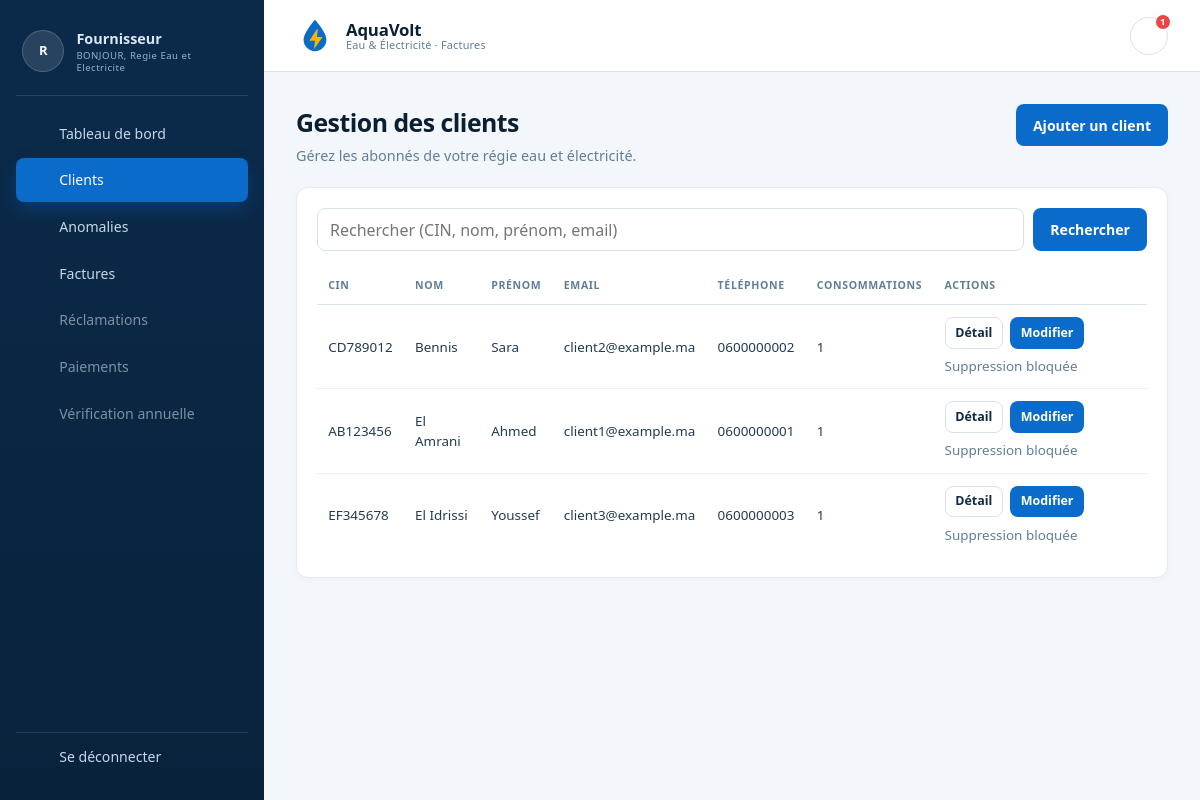
Page /Client/all (signed in) on the committed database.
### tables this page shows
CREATE TABLE client (
  id_client INT UNSIGNED NOT NULL AUTO_INCREMENT,
  id_fournisseur INT UNSIGNED NOT NULL,
  cin VARCHAR(20) NOT NULL,
  nom VARCHAR(100) NOT NULL,
  prenom VARCHAR(100) NOT NULL,
  adresse VARCHAR(255) NOT NULL,
  email VARCHAR(150) NOT NULL,
  mot_de_passe VARCHAR(255) NOT NULL,
  telephone VARCHAR(30) NULL,
  date_creation DATETIME NOT NULL DEFAULT CURRENT_TIMESTAMP,
  PRIMARY KEY (id_client),
  UNIQUE KEY uk_client_cin (cin),
  UNIQUE KEY uk_client_email (email),
  KEY idx_client_fournisseur (id_fournisseur),
  CONSTRAINT fk_client_fournisseur
    FOREIGN KEY (id_fournisseur) REFERENCES fournisseur (id_fournisseur)
    ON UPDATE CASCADE ON DELETE RESTRICT
);

### Traitement/Client.php (called while the page is built, shortened)
<?php
require_once __DIR__ . '/../BD/ClientBD.php';
function client_bd(): ClientBD
{
    return new ClientBD(db());
}
function client_exiger_fournisseur(): int
{
    return (int) $_SESSION['id_fournisseur'];
}
function client_all($id = null): void
{
    $idFournisseur = client_exiger_fournisseur();
    $search = trim((string) ($_GET['q'] ?? ''));
    $clients = client_bd()->lister($idFournisseur, $search);
    require ROOT . 'IHM/client/index.php';
}

### index.php (called while the page is built, shortened)
<?php
require_once ROOT . 'config/app.php';
require_once ROOT . 'BD/Connexion.php';
$url = trim((string) ($_GET['url'] ?? ''), '/');
$segments = $url === '' ? [] : explode('/', $url);
$controller = ucfirst(strtolower($segments[0] ?? 'Home'));
$action = strtolower($segments[1] ?? 'index');
$id = $segments[2] ?? null;
$function = strtolower($controller) . '_' . $action;
$function($id);

### BD/Connexion.php (called while the page is built, shortened)
<?php
function db(): mysqli
{
    $config = require ROOT . 'config/database.php';
    $link = mysqli_connect(
        $config['host'],
        $config['user'],
        $config['pass'],
        $config['dbname'],
        (int) $config['port']
    );
    mysqli_set_charset($link, $config['charset'] ?? 'utf8mb4');
    return $link;
}

### BD/ClientBD.php (called while the page is built, shortened)
<?php
final class ClientBD
{
    public function lister(int $idFournisseur, string $search = ''): array
    {
        $sql = 'SELECT c.id_client, c.id_fournisseur, c.cin, c.nom, c.prenom,
                       c.adresse, c.email, c.telephone, c.date_creation,
                       f.nom AS fournisseur_nom,
                       (SELECT COUNT(*)
                        FROM consommation co
                        WHERE co.id_client = c.id_client) AS nb_conso
                FROM client c
                JOIN fournisseur f ON f.id_fournisseur = c.id_fournisseur
                WHERE c.id_fournisseur = ?';
        $sql .= ' ORDER BY c.nom, c.prenom';
        $stmt = mysqli_prepare($this->db, $sql);
        if ($search !== '') {
            $like = '%' . $search . '%';
            mysqli_stmt_bind_param($stmt, 'issss', $idFournisseur, $like, $like, $like, $like);
        } else {
            mysqli_stmt_bind_param($stmt, 'i', $idFournisseur);
        }
        mysqli_stmt_execute($stmt);
        $resultat = mysqli_stmt_get_result($stmt);
        return mysqli_fetch_all($resultat, MYSQLI_ASSOC);
    }
}

### IHM/client/index.php (the view, shortened to what this page needs)
<?php require ROOT . 'IHM/layout/header.php'; ?>
<div class="page-head">
    <div>
        <h1>Gestion des clients</h1>
        <p>Gérez les abonnés de votre régie eau et électricité.</p>
    </div>
    <div class="page-head-actions">
        <a class="btn" href="<?= e(url('Client/add')) ?>">Ajouter un client</a>
    </div>
</div>
<section class="card">
    <form method="get" action="<?= e(url('Client/all')) ?>" class="search">
        <input type="search" name="q" placeholder="Rechercher (CIN, nom, prénom, email)"
               value="<?= e($search) ?>">
        <button type="submit" class="button">Rechercher</button>
    </form>
    <?php if ($clients === []): ?>
        <p>Aucun client enregistré pour ce fournisseur.</p>
    <?php else: ?>
        <div class="table-wrap">
        <table class="table">
            <thead>
                <tr>
                    <th>CIN</th>
                    <th>Nom</th>
                    <th>Prénom</th>
                    <th>Email</th>
                    <th>Téléphone</th>
                    <th>Consommations</th>
                    <th>Actions</th>
                </tr>
            </thead>
            <tbody>
            <?php foreach ($clients as $c): ?>
                <tr>
                    <td><?= e($c['cin']) ?></td>
                    <td><?= e($c['nom']) ?></td>
                    <td><?= e($c['prenom']) ?></td>
                    <td><?= e($c['email']) ?></td>
                    <td><?= e($c['telephone'] ?? '—') ?></td>
                    <td><?= (int) $c['nb_conso'] ?></td>
                    <td>
                        <div class="actions">
                            <a class="button button-small button-secondary"
                               href="<?= e(url('Client/one/' . (int) $c['id_client'])) ?>">
                                Détail
                            </a>
                            <a class="button button-small"
                               href="<?= e(url('Client/update/' . (int) $c['id_client'])) ?>">
                                Modifier
                            </a>
                            <?php if ((int) $c['nb_conso'] === 0): ?>
                                <form
                                    method="post"
                                    action="<?= e(url('Client/delete/' . (int) $c['id_client'])) ?>"
                                    onsubmit="return confirm('Supprimer ce client ?');"
                                >
                                    <input type="hidden" name="csrf" value="<?= e(csrf_token()) ?>">
                                    <button class="button button-small button-danger" type="submit">
                                        Supprimer
                                    </button>
                                </form>
                            <?php else: ?>
                                <span class="muted" title="Ce client possède des consommations">
                                    Suppression bloquée
                                </span>
                            <?php endif; ?>
                        </div>
                    </td>
                </tr>
            <?php endforeach; ?>
            </tbody>
        </table>
        </div>
    <?php endif; ?>
</section>
<?php require ROOT . 'IHM/layout/footer.php'; ?>

### assets/css/style.css (style rules this page uses)
:root { --navy: #0b2a4a; --navy-2: #0e355c; --primary: #0b6bcb; --primary-dark: #0857a6; --primary-soft: #e8f2fd; --bg: #f3f7fb; --surface: #ffffff; --ink: #102a43; --muted: #627d98; --border: #d9e2ec; --success: #1f7a4d; --success-bg: #e8f6ee; --danger: #b42318; --danger-bg: #fdecea; --warning: #b54708; --warning-bg: #fff4e5; --yellow: #f7b500; --shadow: 0 10px 30px rgba(16, 42, 67, 0.08); --radius: 12px; }
* { box-sizing: border-box; }
html { -webkit-text-size-adjust: 100%; }
body { margin: 0; font-family: system-ui, -apple-system, "Segoe UI", Roboto, sans-serif; background: var(--bg); color: var(--ink); line-height: 1.5; }
a { color: var(--primary); }
.app-body { background: var(--bg); }
.page-head { display: flex; align-items: flex-start; justify-content: space-between; gap: 1rem; margin-bottom: 1.25rem; }
.page-head h1 { margin: 0 0 0.25rem; font-size: 1.55rem; letter-spacing: -0.02em; color: #0b1f33; }
.page-head p { margin: 0; color: var(--muted); font-size: 0.9rem; }
.page-head-actions { display: flex; align-items: center; gap: 0.5rem; flex-wrap: wrap; }
.card { background: var(--surface); border: 1px solid #e3ebf3; border-radius: var(--radius); padding: 1.25rem; margin-bottom: 1rem; box-shadow: 0 2px 8px rgba(16, 42, 67, 0.03); }
.btn, .button { display: inline-flex; align-items: center; justify-content: center; gap: 0.45rem; padding: 0.6rem 1rem; border-radius: 8px; border: 1px solid transparent; background: var(--primary); color: #fff; font: inherit; font-size: 0.88rem; font-weight: 600; text-decoration: none; cursor: pointer; transition: background 0.15s, border-color 0.15s, color 0.15s; }
.btn-secondary, .button-secondary { background: #fff; color: var(--ink); border-color: var(--border); }
.btn-small, .button-small { padding: 0.35rem 0.6rem; font-size: 0.78rem; }
.muted { color: var(--muted); }
.table { width: 100%; border-collapse: collapse; }
.table th { padding: 0.65rem 0.7rem; border-bottom: 1px solid var(--border); text-align: left; font-size: 0.66rem; font-weight: 700; letter-spacing: 0.06em; text-transform: uppercase; color: var(--muted); }
.table td { padding: 0.75rem 0.7rem; border-bottom: 1px solid #edf2f7; font-size: 0.84rem; color: #243b53; vertical-align: middle; }
.table tbody tr:last-child td { border-bottom: 0; }
.search { display: flex; flex-wrap: wrap; gap: 0.6rem; margin-bottom: 1rem; }
.search input { flex: 1 1 240px; min-height: 42px; padding: 0.55rem 0.75rem; border: 1px solid var(--border); border-radius: 8px; background: #fff; color: var(--ink); font: inherit; }
.table-wrap { overflow-x: auto; -webkit-overflow-scrolling: touch; }
.actions { display: flex; flex-wrap: wrap; align-items: center; gap: 0.45rem; }

### rows in the picture
client: cin "CD789012", nom "Bennis", prenom "Sara", email "client2@example.ma", telephone "0600000002", nb_conso "1"
client: cin "AB123456", nom "El Amrani", prenom "Ahmed", email "client1@example.ma", telephone "0600000001", nb_conso "1"
client: cin "EF345678", nom "El Idrissi", prenom "Youssef", email "client3@example.ma", telephone "0600000003", nb_conso "1"

### other values in the picture
$initiales "R"
role_label($role) "Fournisseur"
$nomComplet !== '' ? $nomComplet : 'Utilisateur' "Regie Eau et Electricite"
APP_NAME "AquaVolt"
APP_TAGLINE "Eau & Électricité · Factures"
$notificationsNonLues "1"
